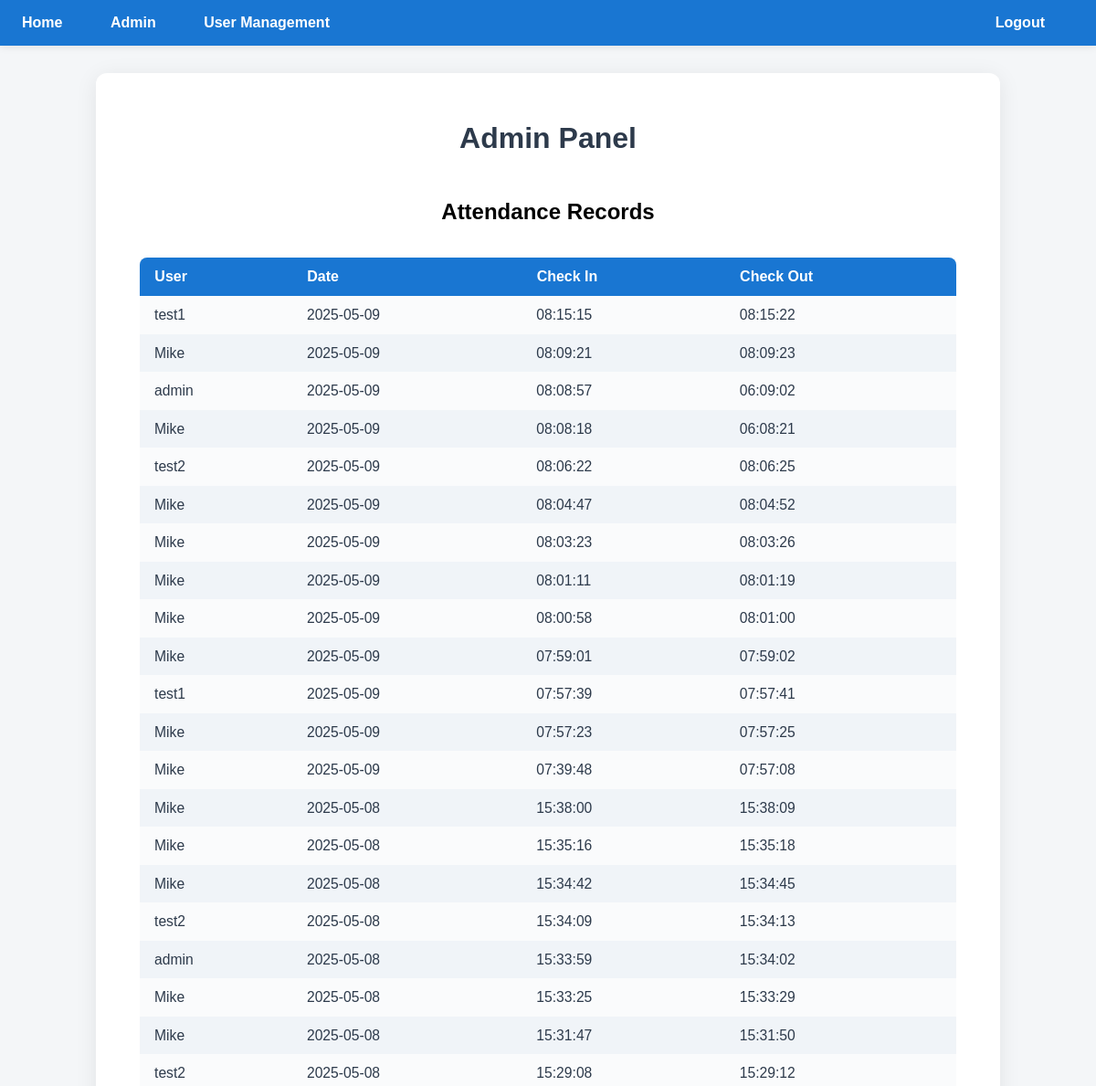
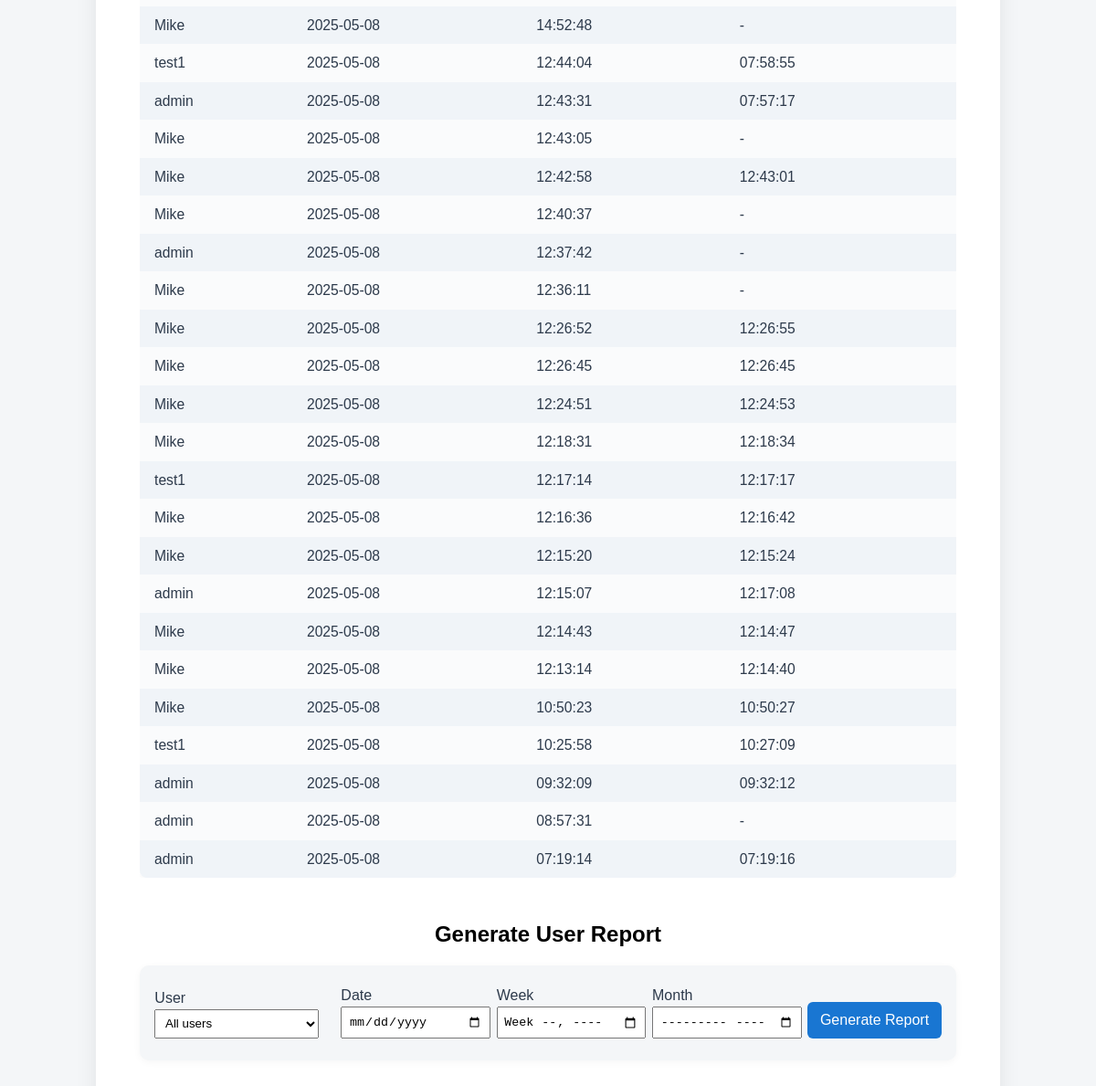
The app's page /admin (signed in) with its own data (2 pictures, top to bottom).
### tables this page shows
CREATE TABLE attendance (
            id INTEGER PRIMARY KEY AUTOINCREMENT,
            user_id INTEGER,
            check_in TIMESTAMP,
            check_out TIMESTAMP,
            FOREIGN KEY(user_id) REFERENCES users(id)
        );

CREATE TABLE users (
            id INTEGER PRIMARY KEY AUTOINCREMENT,
            username TEXT UNIQUE NOT NULL,
            password TEXT NOT NULL
        );

### app.py (the view)
@app.route('/admin')
def admin():
    if not session.get('admin_logged_in'):
        return redirect(url_for('login'))
    db = get_db()
    cursor = db.cursor()
    cursor.execute('''SELECT attendance.id, users.username, attendance.check_in, attendance.check_out
                      FROM attendance
                      JOIN users ON attendance.user_id = users.id
                      ORDER BY attendance.check_in DESC''')
    records = cursor.fetchall()
    return render_template('admin.html', records=records)

### app.py (called while the page is built)
def get_db():
    db = getattr(g, '_database', None)
    if db is None:
        db = g._database = sqlite3.connect(DATABASE)
    return db

@app.teardown_appcontext
def close_connection(exception):
    db = getattr(g, '_database', None)
    if db is not None:
        db.close()

### templates/admin.html (shortened to what this page needs)
<!DOCTYPE html>
<html>
<head>
    <link rel="stylesheet" href="/static/style.css">
</head>
<body>
    {% include 'menu.html' %}
    <div class="container">
        <h1>Admin Panel</h1>
        <h2>Attendance Records</h2>
        <div style="overflow-x:auto;">
        <table class="attendance-table">
            <thead>
                <tr>
                    <th>User</th>
                    <th>Date</th>
                    <th>Check In</th>
                    <th>Check Out</th>
                </tr>
            </thead>
            <tbody>
                {% for rec in records %}
                <tr>
                    <td>{{ rec[1] }}</td>
                    <td>{% if rec[2] %}{{ rec[2][:10] }}{% elif rec[3] %}{{ rec[3][:10] }}{% else %}-{% endif %}</td>
                    <td>{% if rec[2] %}{{ rec[2][11:19] }}{% else %}-{% endif %}</td>
                    <td>{% if rec[3] %}{{ rec[3][11:19] }}{% else %}-{% endif %}</td>
                </tr>
                {% endfor %}
            </tbody>
        </table>
        </div>
        <h2 style="margin-top:2em;">Generate User Report</h2>
        <form id="report-form" style="margin-bottom:2em; display: flex; flex-wrap: wrap; gap: 1.5em; align-items: flex-end; background: #f4f6f8; padding: 1.5em 1em; border-radius: 10px; box-shadow: 0 2px 8px rgba(0,0,0,0.04);">
            <div style="flex:1; min-width:180px;">
                <label for="report-user-id">User</label>
                <select id="report-user-id" name="user_id" style="width:100%;padding:0.5em;">
                    <option value="" selected>All users</option>
                    {% set seen = [] %}
                </select>
            </div>
            <div style="flex:1; min-width:140px;">
                <label for="report-date">Date</label>
                <input type="date" id="report-date" name="date" style="width:100%;padding:0.5em;">
            </div>
            <div style="flex:1; min-width:140px;">
                <label for="report-week">Week</label>
                <input type="week" id="report-week" name="week" style="width:100%;padding:0.5em;">
            </div>
            <div style="flex:1; min-width:140px;">
                <label for="report-month">Month</label>
                <input type="month" id="report-month" name="month" style="width:100%;padding:0.5em;">
            </div>
            <div style="flex:1; min-width:120px;">
                <button type="button" id="generate-report-btn" style="width:100%;padding:0.7em 0; background:#1976d2; color:#fff; border:none; border-radius:6px; font-size:1em; cursor:pointer;">Generate Report</button>
            </div>
        </form>
    </div>
</body>
</html>

### templates/menu.html
<nav class="menu-panel" style="background:#1976d2;padding:1em 0;margin-bottom:2em;display:flex;justify-content:space-between;">
    <div>
        <a href="/" style="color:#fff;margin:0 1.5em;text-decoration:none;font-weight:bold;">Home</a>
        <a href="/admin" style="color:#fff;margin:0 1.5em;text-decoration:none;font-weight:bold;">Admin</a>
        <a href="/user_management" style="color:#fff;margin:0 1.5em;text-decoration:none;font-weight:bold;">User Management</a>
    </div>
    <div style="margin-right:2em;">
        {% if session.get('admin_logged_in') %}
            <a href="/logout" style="color:#fff;text-decoration:none;font-weight:bold;">Logout</a>
        {% else %}
            <a href="/login" style="color:#fff;text-decoration:none;font-weight:bold;">Login</a>
        {% endif %}
    </div>
</nav>

### static/style.css (style rules this page uses)
body { font-family: Arial, sans-serif; margin: 0; background: #f4f6f8; min-height: 100vh; display: flex; align-items: center; justify-content: center; }
.menu-panel { position: fixed; top: 0; left: 0; width: 100%; z-index: 1000; background: #1976d2; padding: 1em 0; margin-bottom: 2em; box-shadow: 0 2px 8px rgba(0,0,0,0.08); }
.menu-panel a { color: #fff; margin: 0 1.5em; text-decoration: none; font-weight: bold; }
.container { background: #fff; padding: 2em 3em; border-radius: 12px; box-shadow: 0 4px 24px rgba(0,0,0,0.08); text-align: center; min-width: 320px; margin-top: 5em; }
h1 { color: #2d3a4b; margin-bottom: 1.5em; }
form { margin-bottom: 1.5em; }
label { display: block; text-align: left; margin-bottom: 0.2em; color: #2d3a4b; font-weight: 500; }
button { padding: 0.7em 2em; background: #1976d2; color: #fff; border: none; border-radius: 6px; font-size: 1em; cursor: pointer; transition: background 0.2s; }
a { display: inline-block; margin-top: 1.5em; color: #1976d2; text-decoration: none; font-weight: bold; }
.attendance-table { width: 100%; border-collapse: collapse; margin-top: 1em; background: #fafbfc; border-radius: 8px; overflow: hidden; box-shadow: 0 2px 8px rgba(0,0,0,0.04); }
.attendance-table th, .attendance-table td { padding: 0.75em 1em; text-align: left; }
.attendance-table th { background: #1976d2; color: #fff; font-weight: 600; }
.attendance-table tr:nth-child(even) { background: #f0f4f8; }
.attendance-table td { color: #2d3a4b; font-size: 0.98em; }

### records on screen
attendance: username "test1", check_in "2025-05-09", check_in "08:15:15", check_out "08:15:22"
attendance: username "Mike", check_in "2025-05-09", check_in "08:09:21", check_out "08:09:23"
attendance: username "admin", check_in "2025-05-09", check_in "08:08:57", check_out "06:09:02"
attendance: username "Mike", check_in "2025-05-09", check_in "08:08:18", check_out "06:08:21"
attendance: username "test2", check_in "2025-05-09", check_in "08:06:22", check_out "08:06:25"
attendance: username "Mike", check_in "2025-05-09", check_in "08:04:47", check_out "08:04:52"
attendance: username "Mike", check_in "2025-05-09", check_in "08:03:23", check_out "08:03:26"
attendance: username "Mike", check_in "2025-05-09", check_in "08:01:11", check_out "08:01:19"
attendance: username "Mike", check_in "2025-05-09", check_in "08:00:58", check_out "08:01:00"
attendance: username "Mike", check_in "2025-05-09", check_in "07:59:01", check_out "07:59:02"
attendance: username "test1", check_in "2025-05-09", check_in "07:57:39", check_out "07:57:41"
attendance: username "Mike", check_in "2025-05-09", check_in "07:57:23", check_out "07:57:25"
attendance: username "Mike", check_in "2025-05-09", check_in "07:39:48", check_out "07:57:08"
attendance: username "Mike", check_in "2025-05-08", check_in "15:38:00", check_out "15:38:09"
attendance: username "Mike", check_in "2025-05-08", check_in "15:35:16", check_out "15:35:18"
attendance: username "Mike", check_in "2025-05-08", check_in "15:34:42", check_out "15:34:45"
attendance: username "test2", check_in "2025-05-08", check_in "15:34:09", check_out "15:34:13"
attendance: username "admin", check_in "2025-05-08", check_in "15:33:59", check_out "15:34:02"
attendance: username "Mike", check_in "2025-05-08", check_in "15:33:25", check_out "15:33:29"
attendance: username "Mike", check_in "2025-05-08", check_in "15:31:47", check_out "15:31:50"
attendance: username "test2", check_in "2025-05-08", check_in "15:29:08", check_out "15:29:12"
attendance: username "Mike", check_in "2025-05-08", check_in "14:52:48"
attendance: username "test1", check_in "2025-05-08", check_in "12:44:04", check_out "07:58:55"
attendance: username "admin", check_in "2025-05-08", check_in "12:43:31", check_out "07:57:17"
attendance: username "Mike", check_in "2025-05-08", check_in "12:43:05"
attendance: username "Mike", check_in "2025-05-08", check_in "12:42:58", check_out "12:43:01"
attendance: username "Mike", check_in "2025-05-08", check_in "12:40:37"
attendance: username "admin", check_in "2025-05-08", check_in "12:37:42"
attendance: username "Mike", check_in "2025-05-08", check_in "12:36:11"
attendance: username "Mike", check_in "2025-05-08", check_in "12:26:52", check_out "12:26:55"
attendance: username "Mike", check_in "2025-05-08", check_in "12:26:45", check_out "12:26:45"
attendance: username "Mike", check_in "2025-05-08", check_in "12:24:51", check_out "12:24:53"
attendance: username "Mike", check_in "2025-05-08", check_in "12:18:31", check_out "12:18:34"
attendance: username "test1", check_in "2025-05-08", check_in "12:17:14", check_out "12:17:17"
attendance: username "Mike", check_in "2025-05-08", check_in "12:16:36", check_out "12:16:42"
attendance: username "Mike", check_in "2025-05-08", check_in "12:15:20", check_out "12:15:24"
attendance: username "admin", check_in "2025-05-08", check_in "12:15:07", check_out "12:17:08"
attendance: username "Mike", check_in "2025-05-08", check_in "12:14:43", check_out "12:14:47"
attendance: username "Mike", check_in "2025-05-08", check_in "12:13:14", check_out "12:14:40"
attendance: username "Mike", check_in "2025-05-08", check_in "10:50:23", check_out "10:50:27"
attendance: username "test1", check_in "2025-05-08", check_in "10:25:58", check_out "10:27:09"
attendance: username "admin", check_in "2025-05-08", check_in "09:32:09", check_out "09:32:12"
attendance: username "admin", check_in "2025-05-08", check_in "08:57:31"
attendance: username "admin", check_in "2025-05-08", check_in "07:19:14", check_out "07:19:16"
